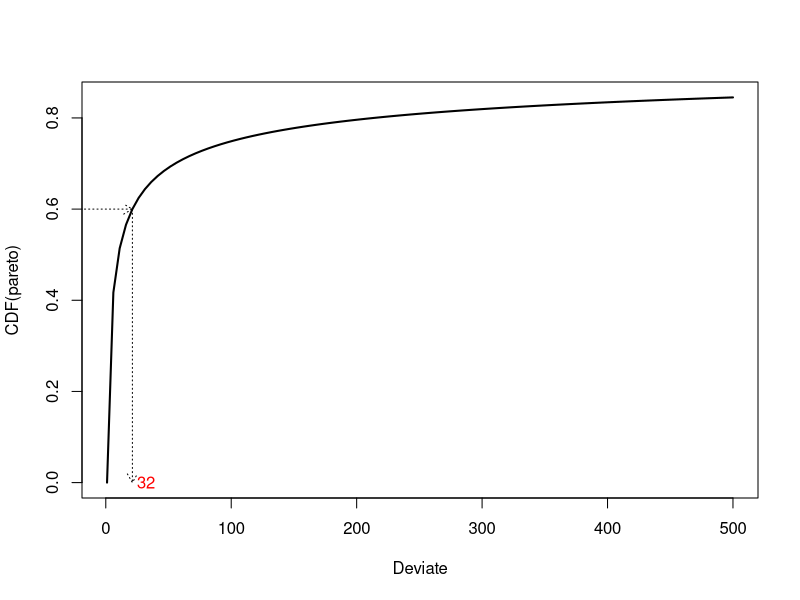

Reproduce this figure in R.
## ---- chunk 1
help <- TRUE
solution <- FALSE
## ---- chunk 2
bad <- function(x = 7) {
  if (x > 10) {
    y <- ln(22)
  } else {
    y <- 7
  }
  return(y)
}

this.x <- 4
answer <- bad(this.x)
print(answer)
## ---- chunk 3
findruns.correct <- function(x, k) {
  n <- length(x)
  runs <- NULL
  for (i in 1:(n - k + 1)) {
    if (all(x[i:(i + k - 1)] == 1)) runs <- c(runs, i)
  }
  return(runs)
}
## ---- chunk 4
test.case <- c(1, 0, 0, 1, 1, 1, 0, 1, 1)
findruns.correct(test.case, 2)
## ---- chunk 5
findruns <- function(x, k) {
  n <- length(x)
  runs <- NULL
  for (i in 1:(n - k)) {
    if (all(x[i:i + k - 1] == 1)) runs <- c(runs, i)
  }
  return(runs)
}
## ---- chunk 6
findruns(test.case, 2)
## ---- chunk 7
ppareto <- function(x, alpha, x0) {
  result <- 1 - (x / x0) ^ (-alpha + 1)
  return(result)
}
qpareto <- function(p, alpha, x0) {
  result <- x0 * (1 - p) ^ (-1 / (alpha - 1))
  return(result)
}
mys <- seq(1, 500, length = 100)
plot(mys, ppareto(mys, 1.3, 1), type='l', lwd=2,
     ylab = "CDF(pareto)", xlab = "Deviate")
my.rand <- 0.6
curve.touch <- qpareto(my.rand, 1.3, 1)
arrows(-100, my.rand, curve.touch, my.rand, lty = 3, length = 0.1)
arrows(curve.touch, my.rand, curve.touch, 0, lty = 3, length = 0.1)
text(32, 0, "32", col="red")
## ---- chunk 8
dpareto <- function(x, alpha, x0) {
  t1 <- (alpha - 1) / x0
  t2 <- (x / x0) ^ -alpha
  result <- t1 * t2
  return(result)
}

ppareto <- function(x, alpha, x0) {
  result <- 1 - (x / x0) ^ (-alpha + 1)
  return(result)
}

qpareto <- function(p, alpha, x0) {
  result <- x0 * (1 - p) ^ (-1 / (alpha - 1))
  return(result)
}

rpareto <- function(n, alpha, x0) {
  x <- vector(length = n)
  result <- qpareto(p = runif(n), alpha, x0)
}
